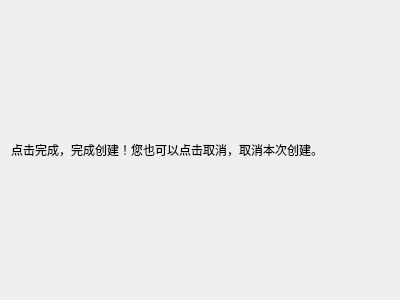
<?xml version="1.0" encoding="UTF-8"?>
<ui version="4.0">
 <class>ConfirmPage</class>
 <widget class="QWizardPage" name="ConfirmPage">
  <property name="geometry">
   <rect>
    <x>0</x>
    <y>0</y>
    <width>400</width>
    <height>300</height>
   </rect>
  </property>
  <property name="windowTitle">
   <string>WizardPage</string>
  </property>
  <layout class="QGridLayout" name="gridLayout">
   <item row="0" column="0">
    <layout class="QVBoxLayout" name="verticalLayout">
     <item>
      <widget class="QLabel" name="label">
       <property name="text">
        <string>点击完成，完成创建！您也可以点击取消，取消本次创建。</string>
       </property>
      </widget>
     </item>
    </layout>
   </item>
  </layout>
 </widget>
 <resources/>
 <connections/>
</ui>
